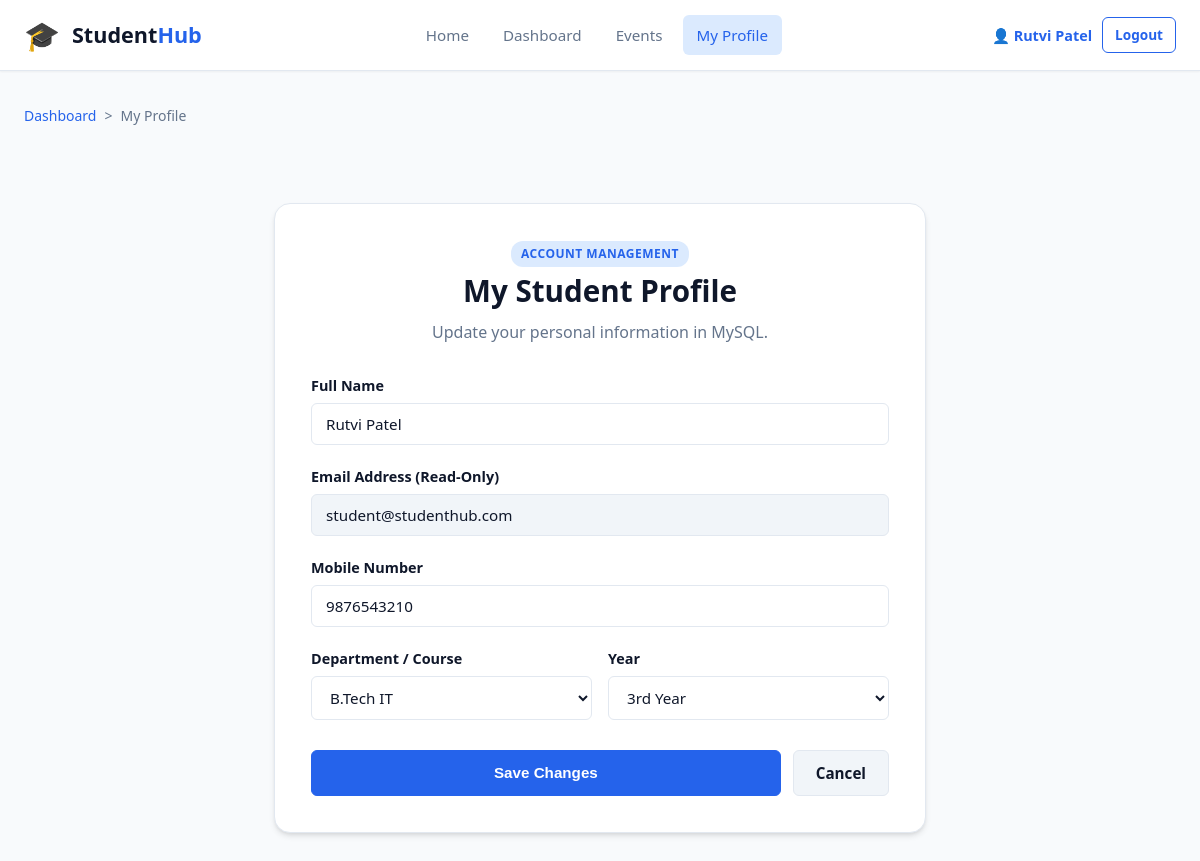
The page /php/profile.php (signed in) on the database its author committed.
### tables this page shows
CREATE TABLE `users` (
  `id` INT AUTO_INCREMENT PRIMARY KEY,
  `full_name` VARCHAR(100) NOT NULL,
  `email` VARCHAR(120) NOT NULL UNIQUE,
  `phone` VARCHAR(15) NOT NULL,
  `password_hash` VARCHAR(255) NOT NULL,
  `role` ENUM('student', 'admin') NOT NULL DEFAULT 'student',
  `course` VARCHAR(80) NOT NULL DEFAULT 'B.Tech IT',
  `year` VARCHAR(20) NOT NULL DEFAULT '3rd Year',
  `gender` ENUM('Male', 'Female', 'Other') NOT NULL DEFAULT 'Other',
  `status` ENUM('Active', 'Inactive') NOT NULL DEFAULT 'Active',
  `created_at` TIMESTAMP DEFAULT CURRENT_TIMESTAMP,
  `last_login` TIMESTAMP NULL DEFAULT NULL
);

### php/profile.php (the view, shortened to what this page needs)
<?php
$userId = $_SESSION['user_id'];
$pdo = get_db_connection();
$user = null;
if ($pdo) {
    $stmt = $pdo->prepare("SELECT * FROM users WHERE id = ?");
    $stmt->execute([$userId]);
    $user = $stmt->fetch();
}
?>
<!DOCTYPE html>
<html lang="en">
<head>
  <link rel="stylesheet" href="../css/style.css">
</head>
<body>
  <header>
    <div class="header-container">
      <a href="../pages/index.html" class="brand-logo">
        <span style="font-size: 1.8rem;">🎓</span>
        <span>Student<span class="brand-badge">Hub</span></span>
      </a>
      <nav>
        <ul class="nav-links">
          <li><a href="../pages/index.html">Home</a></li>
          <li><a href="dashboard.php">Dashboard</a></li>
          <li><a href="../pages/events.html">Events</a></li>
          <li><a href="profile.php" class="active">My Profile</a></li>
        </ul>
      </nav>
      <div class="header-actions">
        <span style="font-size: 0.9rem; font-weight: 600; color: var(--primary);">👤 <?= htmlspecialchars($_SESSION['user_name']) ?></span>
        <a href="logout.php" class="btn btn-outline btn-sm">Logout</a>
      </div>
    </div>
  </header>
  <div class="breadcrumbs">
    <a href="dashboard.php">Dashboard</a> &gt; <span>My Profile</span>
  </div>
  <main style="max-width: 700px; margin: 30px auto;">
    <div class="form-card">
      <div class="form-header">
        <span class="badge badge-primary">Account Management</span>
        <h2>My Student Profile</h2>
        <p>Update your personal information in MySQL.</p>
      </div>
      <form method="POST" action="profile.php">
        <div class="form-group">
          <label class="form-label" for="full_name">Full Name</label>
          <input type="text" id="full_name" name="full_name" class="form-control" value="<?= htmlspecialchars($user['full_name'] ?? $_SESSION['user_name']) ?>" required>
        </div>
        <div class="form-group">
          <label class="form-label" for="email">Email Address (Read-Only)</label>
          <input type="email" id="email" class="form-control" value="<?= htmlspecialchars($user['email'] ?? $_SESSION['user_email']) ?>" readonly style="background: var(--bg-subtle);">
        </div>
        <div class="form-group">
          <label class="form-label" for="phone">Mobile Number</label>
          <input type="tel" id="phone" name="phone" class="form-control" value="<?= htmlspecialchars($user['phone'] ?? '') ?>" required>
        </div>
        <div class="form-row">
          <div class="form-group">
            <label class="form-label" for="course">Department / Course</label>
            <select id="course" name="course" class="form-control">
              <option value="B.Tech IT" <?= ($user['course'] ?? '') === 'B.Tech IT' ? 'selected' : '' ?>>B.Tech IT</option>
            </select>
          </div>
          <div class="form-group">
            <label class="form-label" for="year">Year</label>
            <select id="year" name="year" class="form-control">
              <option value="3rd Year" <?= ($user['year'] ?? '') === '3rd Year' ? 'selected' : '' ?>>3rd Year</option>
            </select>
          </div>
        </div>
        <div style="display: flex; gap: 12px; margin-top: 10px;">
          <button type="submit" class="btn btn-primary btn-block">Save Changes</button>
          <a href="dashboard.php" class="btn btn-secondary">Cancel</a>
        </div>
      </form>
    </div>
  </main>
</body>
</html>

### rows shown on the page
users: full_name "Rutvi Patel", email "student@studenthub.com", phone "9876543210", course "B.Tech IT", year "3rd Year"

### other values the page prints
$_SESSION['user_name'] "Rutvi Patel"
